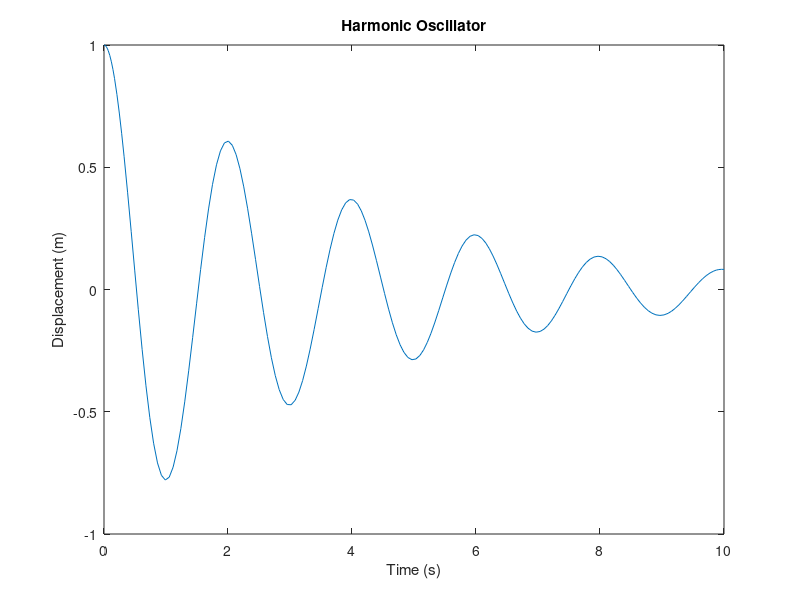

The MATLAB source for this figure:
function harmonicOscillator
    m = 1;      % mass (kg)
    k = 10;     % spring constant (N/m)
    b = 0.5;    % damping coefficient (Ns/m)
    F = @(t) 0; % external force (N)
    
    odefun = @(t, y) [y(2); (F(t) - b * y(2) - k * y(1)) / m];

    y0 = [1; 0]; % initial displacement and velocity
    
    tspan = [0, 10];
    
    [t, y] = ode45(odefun, tspan, y0);
    
    % Plot results
    figure;
    plot(t, y(:, 1));
    title('Harmonic Oscillator');
    xlabel('Time (s)');
    ylabel('Displacement (m)');
end
